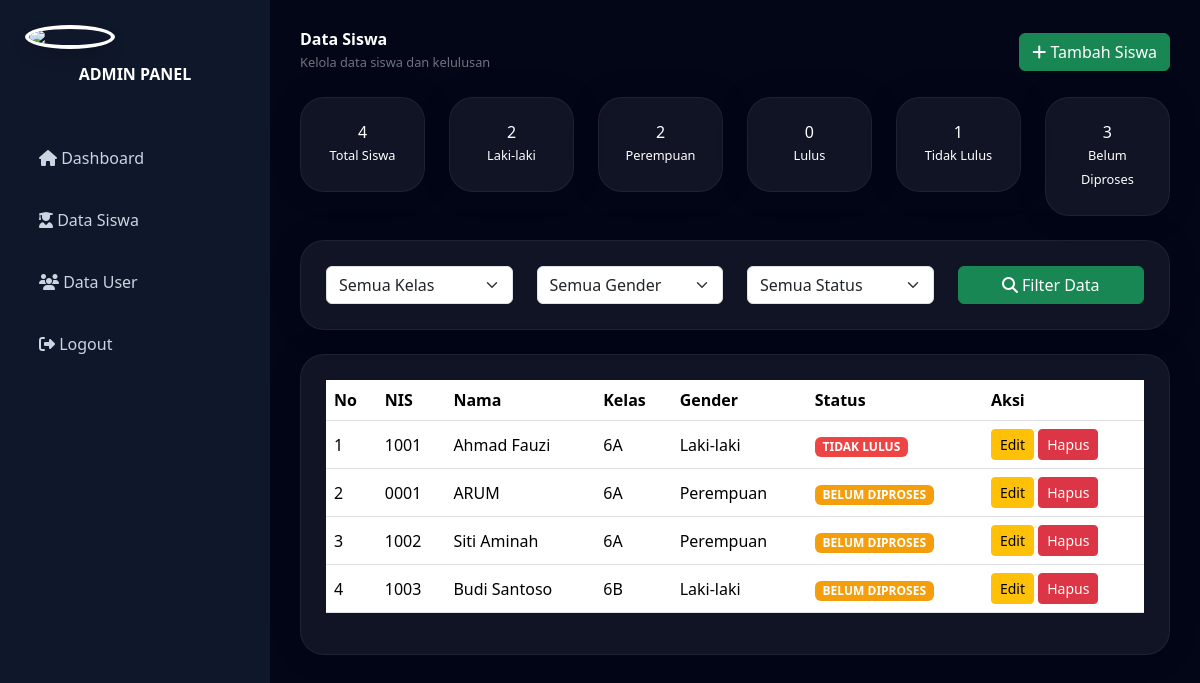
Screenshot of /kelulusan/admin/siswa.php (signed in) with the database file from the repository.
### tables this page shows
CREATE TABLE `siswa` (
  `id` int NOT NULL,
  `nis` varchar(20) NOT NULL,
  `nama` varchar(100) NOT NULL,
  `jenis_kelamin` enum('Laki-laki','Perempuan') DEFAULT NULL,
  `kelas` varchar(20) DEFAULT NULL,
  `nilai` int DEFAULT NULL,
  `tahun_ajaran` varchar(20) DEFAULT NULL,
  `status_kelulusan` enum('LULUS','TIDAK LULUS','BELUM DIPROSES') DEFAULT 'BELUM DIPROSES',
  `created_at` timestamp NULL DEFAULT CURRENT_TIMESTAMP
);

### kelulusan/admin/siswa.php (the view, shortened to what this page needs)
<?php
$conn = new mysqli("localhost", "root", "", "kelulusan_mi");
$where = "WHERE 1=1";
$data_siswa = $conn->query("
    SELECT *
    FROM siswa
    $where
    ORDER BY kelas ASC, nama ASC
");
$total_siswa = $conn->query("
    SELECT COUNT(*) as total
    FROM siswa
")->fetch_assoc()['total'];
$total_laki = $conn->query("
    SELECT COUNT(*) as total
    FROM siswa
    WHERE jenis_kelamin='Laki-laki'
")->fetch_assoc()['total'];
$total_perempuan = $conn->query("
    SELECT COUNT(*) as total
    FROM siswa
    WHERE jenis_kelamin='Perempuan'
")->fetch_assoc()['total'];
$total_lulus = $conn->query("
    SELECT COUNT(*) as total
    FROM siswa
    WHERE status_kelulusan='LULUS'
")->fetch_assoc()['total'];
$total_tidak = $conn->query("
    SELECT COUNT(*) as total
    FROM siswa
    WHERE status_kelulusan='TIDAK LULUS'
")->fetch_assoc()['total'];
$total_belum = $conn->query("
    SELECT COUNT(*) as total
    FROM siswa
    WHERE status_kelulusan='BELUM DIPROSES'
")->fetch_assoc()['total'];
?>
<!DOCTYPE html>
<html lang="id">
<head>
    <link href="https://cdn.jsdelivr.net/npm/bootstrap@5.3.3/dist/css/bootstrap.min.css" rel="stylesheet">
    <script src="https://cdn.tailwindcss.com"></script>
    <link rel="stylesheet"
    href="https://cdnjs.cloudflare.com/ajax/libs/font-awesome/6.5.2/css/all.min.css">
</head>
<body>
<div class="sidebar">
    <div class="text-center mb-5">
        <img
            src="../assets/img/logo.png"
            width="90"
            class="rounded-circle border border-4 border-white shadow"
        >
        <h4 class="mt-3 fw-bold">
            ADMIN PANEL
        </h4>
    </div>
    <a href="dashboard.php">
        <i class="fa fa-home"></i>
        Dashboard
    </a>
    <a href="siswa.php">
        <i class="fa fa-user-graduate"></i>
        Data Siswa
    </a>
    <a href="users.php">
        <i class="fa fa-users"></i>
        Data User
    </a>
    <a href="../logout.php">
        <i class="fa fa-sign-out-alt"></i>
        Logout
    </a>
</div>
<div class="content">
    <div class="d-flex justify-content-between align-items-center mb-4">
        <div>
            <h2 class="fw-bold">
                Data Siswa
            </h2>
            <small class="text-secondary">
                Kelola data siswa dan kelulusan
            </small>
        </div>
        <a href="tambah_siswa.php"
           class="btn btn-success">
            <i class="fa fa-plus"></i>
            Tambah Siswa
        </a>
    </div>
    <div class="row g-4 mb-4">
        <div class="col-md-2">
            <div class="card-box text-center">
                <h3><?= $total_siswa; ?></h3>
                <small>Total Siswa</small>
            </div>
        </div>
        <div class="col-md-2">
            <div class="card-box text-center">
                <h3><?= $total_laki; ?></h3>
                <small>Laki-laki</small>
            </div>
        </div>
        <div class="col-md-2">
            <div class="card-box text-center">
                <h3><?= $total_perempuan; ?></h3>
                <small>Perempuan</small>
            </div>
        </div>
        <div class="col-md-2">
            <div class="card-box text-center">
                <h3><?= $total_lulus; ?></h3>
                <small>Lulus</small>
            </div>
        </div>
        <div class="col-md-2">
            <div class="card-box text-center">
                <h3><?= $total_tidak; ?></h3>
                <small>Tidak Lulus</small>
            </div>
        </div>
        <div class="col-md-2">
            <div class="card-box text-center">
                <h3><?= $total_belum; ?></h3>
                <small>Belum Diproses</small>
            </div>
        </div>
    </div>
    <div class="card-box mb-4">
        <form method="GET">
            <div class="row">
                <div class="col-md-3">
    <select
        name="kelas"
        class="form-select"
    >
        <option value="">
            Semua Kelas
        </option>
    </select>
</div>
                <div class="col-md-3">
                    <select
                        name="jk"
                        class="form-select"
                    >
                        <option value="">
                            Semua Gender
                        </option>
                    </select>
                </div>
                <div class="col-md-3">
                    <select
                        name="status"
                        class="form-select"
                    >
                        <option value="">
                            Semua Status
                        </option>
                    </select>
                </div>
                <div class="col-md-3">
                    <button class="btn btn-success w-100">
                        <i class="fa fa-search"></i>
                        Filter Data
                    </button>
                </div>
            </div>
        </form>
    </div>
    <div class="card-box">
        <div class="table-responsive">
            <table class="table table-hover align-middle">
                <thead>
                    <tr>
                        <th>No</th>
                        <th>NIS</th>
                        <th>Nama</th>
                        <th>Kelas</th>
                        <th>Gender</th>
                        <th>Status</th>
                        <th>Aksi</th>
                    </tr>
                </thead>
                <tbody>
                    <?php $no = 1; ?>
                    <?php while($row = $data_siswa->fetch_assoc()): ?>
                    <tr>
                        <td><?= $no++; ?></td>
                        <td><?= $row['nis']; ?></td>
                        <td><?= $row['nama']; ?></td>
                        <td><?= $row['kelas']; ?></td>
                        <td><?= $row['jenis_kelamin']; ?></td>
                        <td>
                            <?php if($row['status_kelulusan'] == 'LULUS'): ?>
                                <span class="badge badge-lulus">
                                    LULUS
                                </span>
                            <?php elseif($row['status_kelulusan'] == 'TIDAK LULUS'): ?>
                                <span class="badge badge-tidak">
                                    TIDAK LULUS
                                </span>
                            <?php else: ?>
                                <span class="badge badge-proses">
                                    BELUM DIPROSES
                                </span>
                            <?php endif; ?>
                        </td>
                        <td>
                            <a href="edit_siswa.php?id=<?= $row['id']; ?>"
                               class="btn btn-warning btn-sm">
                                Edit
                            </a>
                            <a href="hapus_siswa.php?id=<?= $row['id']; ?>"
                               class="btn btn-danger btn-sm"
                               onclick="return confirm('Yakin hapus data?')">
                                Hapus
                            </a>
                        </td>
                    </tr>
                    <?php endwhile; ?>
                </tbody>
            </table>
        </div>
    </div>
</div>
</body>
</html>

### kelulusan/admin/siswa.php (style rules this page uses)
body { background:#020617; color:white; }
.sidebar { width:270px; min-height:100vh; position:fixed; background:#0f172a; padding:25px; }
.sidebar a { display:block; color:#cbd5e1; padding:14px; margin-bottom:10px; border-radius:14px; text-decoration:none; transition:0.3s; }
.content { margin-left:270px; padding:30px; }
.card-box { background:rgba(255,255,255,0.06); border-radius:24px; padding:25px; border:1px solid rgba(255,255,255,0.06); box-shadow:0 0 30px rgba(0,0,0,0.2); }
.table { color:white; }
.table thead { background:#1e293b; }
.badge-tidak { background:#ef4444; }
.badge-proses { background:#f59e0b; }

### rows the page displays
siswa: nis "1001", nama "Ahmad Fauzi", kelas "6A", jenis_kelamin "Laki-laki", status_kelulusan "TIDAK LULUS"
siswa: nis "0001", nama "ARUM", kelas "6A", jenis_kelamin "Perempuan", status_kelulusan "BELUM DIPROSES"
siswa: nis "1002", nama "Siti Aminah", kelas "6A", jenis_kelamin "Perempuan", status_kelulusan "BELUM DIPROSES"
siswa: nis "1003", nama "Budi Santoso", kelas "6B", jenis_kelamin "Laki-laki", status_kelulusan "BELUM DIPROSES"

### other values shown
$total_siswa "4"
$total_laki "2"
$total_perempuan "2"
$total_lulus "0"
$total_tidak "1"
$total_belum "3"
